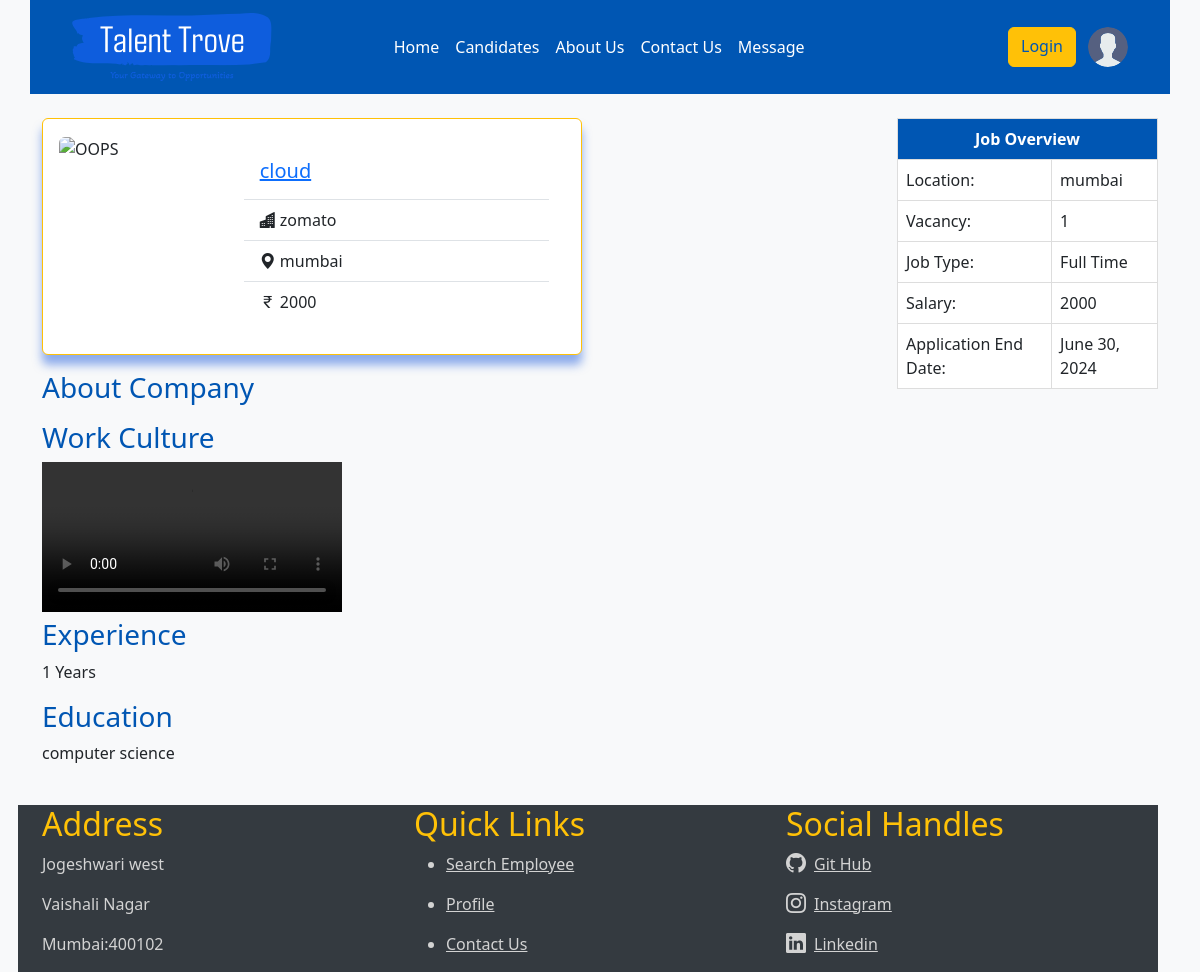
Screenshot of /employers/ejobdescription/18/ with the database file from the repository.
### job_search/models.py (models this page shows, shortened)
class Jobs(models.Model):
    name = models.CharField(max_length=100, null=True, default='Not Disclosed',blank=True)
    user = models.ForeignKey(User,on_delete=models.CASCADE, null=True,blank=True)
    job_type = models.ForeignKey(JobType,on_delete=models.CASCADE)
    organization = models.ForeignKey(Employers,on_delete=models.CASCADE)
    role = models.ForeignKey(Roles,on_delete=models.SET_NULL,null=True,blank=True)
    skills = models.CharField(max_length=100,blank=False,null=False)
    salary = models.TextField(max_length=100,default='Not Disclosed')
    location = models.CharField(max_length=100,null=True,blank=True)
    education = models.CharField(max_length=1000,null=True)
    experience = models.CharField(max_length=1000,null=True)
    vacancy = models.PositiveIntegerField(null=True)
    application_date = models.DateField(null=True)
    created = models.DateTimeField(default=timezone.now)
    class Meta:
        ordering = ['-created']

class Roles(models.Model):
    name = models.CharField(max_length=100)
    def __str__(self):
        return self.name

class Employers(models.Model):
    name = models.CharField(max_length=100)
    organization = models.CharField(max_length=100,null=True,blank=True)
    avatar = models.ImageField(null=True,default='avatar.svg')
    about = models.CharField(max_length=1000,null=True,blank=True)
    video = models.FileField(null=True,blank=True)
    def __str__(self):
         if self.organization:
            return self.organization
         else:
            return self.name

class JobType(models.Model):
    job_type = models.CharField(max_length=100, default='Full-Time')
    def __str__(self):
        return self.job_type

### employers/views.py (the view)
# urls.py: path('ejobdescription/<int:pk>/',views.ejobdescription,name='ejobdescription'),
def ejobdescription(request,pk):
      job = Jobs.objects.get(id=pk)
      user = request.user
      context={'job':job}
      return render(request,'employers/ejobdescription.html',context)

### employers/templates/employers/ejobdescription.html (shortened to what this page needs)
{% extends 'emain.html' %}
{% load static %}
{% block content %}
      <div class="col-md-9 ">
        <div class="mt-4 card mb-3 p-3 info main_card" style="max-width: 540px;">
          <div class="row g-0 info">
            <div class="col-md-4">
              <img src="{{request.user.logo.url}}" class="img-fluid rounded-start info" alt="OOPS">
            </div>
            <div class="col-md-8">
              <div class="card-body info">
                <ul class="list-group list-group-flush">
                  <li  class="list-group-item info"><h5 class="card-title"><a href="{% url 'ejobdescription' job.id %}">{{job.role}}</a></h5></li>
                  <li class="list-group-item info"><i class="bi bi-buildings-fill"></i>   {{job.organization}}</li>
                  <li class="list-group-item info"><i class="bi bi-geo-alt-fill"></i>    {{job.location}}</li>
                  <li class="list-group-item info"><i class="bi bi-currency-rupee"></i>   {{job.salary}}</li>
                </ul>
              </div>
          </div>
        </div>
      </div>
      <div>
          <h3 class="about_company">About Company</h3>
      </div>
      <div>
        <h3 class="about_company">Work Culture</h3>
        <div  class="embed-responsive embed-responsive-16by9">
          <video controls class="embed-responsive-item"  style="max-width: 50%; max-height: 50%;">
              <source src="{{request.user.video.url}}" type="video/mp4">
          </video>
      </div>
      </div>
      <div>
          <h3 class="about_company">Experience</h3>
          <p>{{job.experience}}</p>
      </div>
      <div>
          <h3 class="about_company">Education</h3>
          <p>{{job.education}}</p>
      </div>
      </div>
      <div class="col-md-3 ">
        <table class="mt-4 custom-table">
          <thead>
              <tr >
                  <th style="text-align: center;" colspan="2">Job Overview</th>
              </tr>
          </thead>
          <tbody>
              <tr class="info">
                  <td>Location:</td>
                  <td>{{ job.location }}</td>
              </tr>
              <tr class="info">
                  <td>Vacancy:</td>
                  <td>{{ job.vacancy }}</td>
              </tr>
              <tr class="info">
                  <td>Job Type:</td>
                  <td>{{ job.job_type }}</td>
              </tr>
              <tr class="info">
                  <td>Salary:</td>
                  <td>{{ job.salary }}</td>
              </tr>
              <tr class="info">
                  <td>Application End Date:</td>
                  <td>{{ job.application_date }}</td>
              </tr>
          </tbody>
      </table>
{% endblock %}

### templates/emain.html (style rules this page uses)
body { background-color: #F8F9FA ; }
img { width: 200px; height: 200px; object-fit: cover; }

### employers/templates/employers/ejobdescription.html (style rules this page uses)
.info { background-color: white; }
.custom-table { background-color: #0056B3; border-collapse: collapse; width: 100%; text-align: center; transition: transform 0.6s ease-in-out; }
.custom-table th, .custom-table td { border: 1px solid #ddd; padding: 8px; text-align: left; }
.custom-table th { background-color: #0056B3; color: #fff; }
.main_card { border: 1.5px solid #FFC107; box-shadow: 0 10px 10px rgba(36, 95, 221, 0.5); }
.about_company { color: #0056B3; }

### rows the page displays
Jobs: role "cloud", organization "zomato", location "mumbai", salary "2000", experience "1 Years", education "computer science", vacancy "1", job_type "Full Time", application_date "June 30, 2024"
